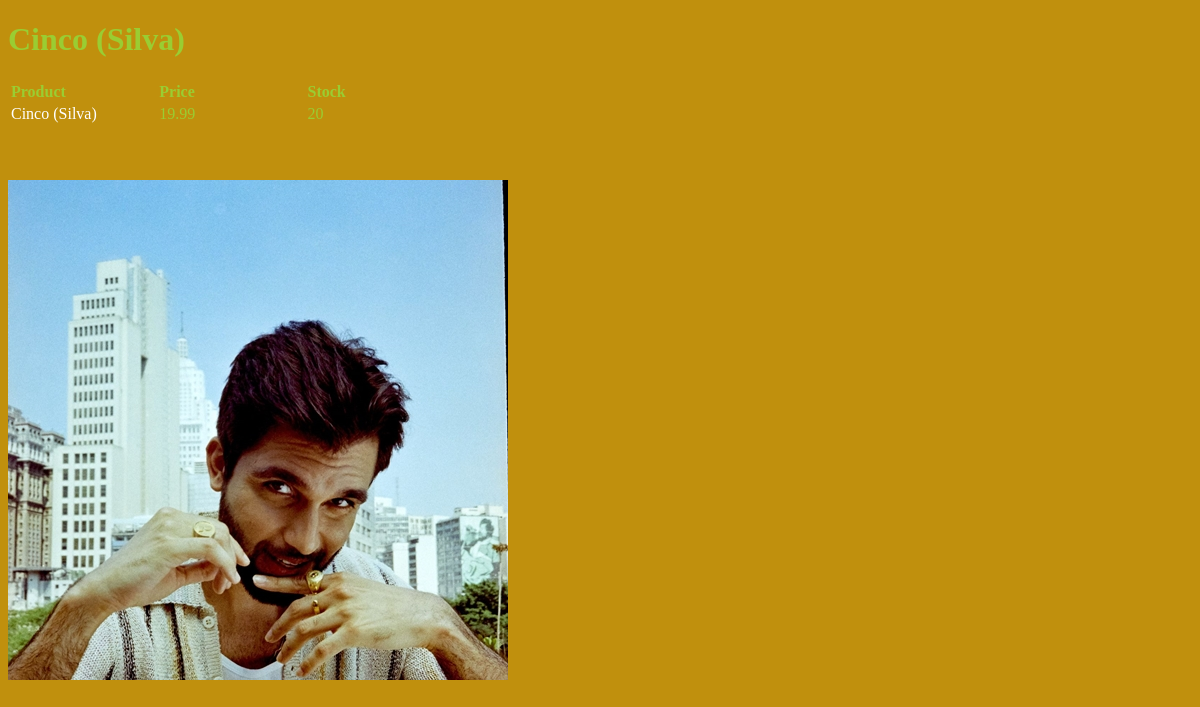
Page /product/1 on the committed database.
### core/models.py (models this page shows, shortened)
class Product(models.Model):
    name = models.CharField("Name", max_length=100)
    price = models.DecimalField("Price", decimal_places=2, max_digits=8)
    stock = models.IntegerField("Stock")
    path = models.CharField("Path", max_length=100, default="images/lobos.jpg")

### core/views.py (the view)
# urls.py: path('product/<int:id>', product, name="xuxa"),
def product(request, id):
    print(f'ID: {id}')
    p = get_object_or_404(Product, id=id)
    context = {"product" : p,
               }
    return render(request, "product.html", context)

### core/templates/product.html (shortened to what this page needs)
{% load static %}
<!DOCTYPE html>
<html lang="en">
<head>
    <link type="text/css" rel="stylesheet" href="{% static 'css/styles.css' %}">
</head>
<body>
    <h1>{{ product.name }}</h1>
    <table>
        <thead>
            <tr>
                <th>Product</th>
                <th>Price</th>
                <th>Stock</th>
            </tr>
        </thead>
        <tbody>
            <tr>
                <td><a href="{% url 'index'%}">{{ product.name }}</a></td>
                <td>{{ product.price }}</td>
                <td>{{ product.stock }}</td>
            </tr>
        </tbody>
    </table>
    <br/><br/><br/>
    <img src= "{% static product.path %}">
</body>
</html>

### core/static/css/styles.css (style rules this page uses)
body { background-color: rgb(192, 144, 13); color: yellowgreen }
a { text-decoration: none; color: white; }
th { width: 20%; text-align: left; }
td { width: 20%; text-align: left; }

### rows in the picture
Product: name "Cinco (Silva)", price "19.99", stock "20", path (picture)
